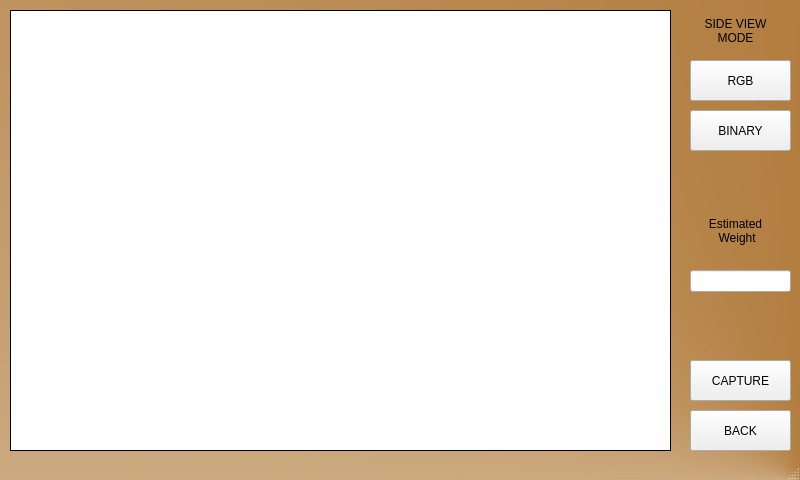
<?xml version="1.0" encoding="UTF-8"?>
<ui version="4.0">
 <class>MainWindow</class>
 <widget class="QMainWindow" name="MainWindow">
  <property name="geometry">
   <rect>
    <x>0</x>
    <y>0</y>
    <width>800</width>
    <height>480</height>
   </rect>
  </property>
  <property name="windowTitle">
   <string>MainWindow</string>
  </property>
  <property name="styleSheet">
   <string notr="true">#MainWindow
{
background-color: qconicalgradient(cx:1, cy:1, angle:0, stop:0 rgba(153, 83, 0, 255), stop:1 rgba(255, 255, 255, 255));
}</string>
  </property>
  <widget class="QWidget" name="centralwidget">
   <widget class="QLabel" name="imageLabel">
    <property name="geometry">
     <rect>
      <x>10</x>
      <y>10</y>
      <width>661</width>
      <height>441</height>
     </rect>
    </property>
    <property name="styleSheet">
     <string notr="true">background-color: rgb(255,255,255);</string>
    </property>
    <property name="frameShape">
     <enum>QFrame::Box</enum>
    </property>
    <property name="text">
     <string/>
    </property>
    <property name="alignment">
     <set>Qt::AlignCenter</set>
    </property>
   </widget>
   <widget class="QLabel" name="label">
    <property name="geometry">
     <rect>
      <x>680</x>
      <y>10</y>
      <width>111</width>
      <height>41</height>
     </rect>
    </property>
    <property name="text">
     <string>SIDE VIEW
MODE</string>
    </property>
    <property name="alignment">
     <set>Qt::AlignCenter</set>
    </property>
   </widget>
   <widget class="QPushButton" name="captureButton">
    <property name="geometry">
     <rect>
      <x>690</x>
      <y>360</y>
      <width>101</width>
      <height>41</height>
     </rect>
    </property>
    <property name="text">
     <string>CAPTURE</string>
    </property>
   </widget>
   <widget class="QPushButton" name="rgbButton">
    <property name="geometry">
     <rect>
      <x>690</x>
      <y>60</y>
      <width>101</width>
      <height>41</height>
     </rect>
    </property>
    <property name="text">
     <string>RGB</string>
    </property>
   </widget>
   <widget class="QPushButton" name="binButton">
    <property name="geometry">
     <rect>
      <x>690</x>
      <y>110</y>
      <width>101</width>
      <height>41</height>
     </rect>
    </property>
    <property name="text">
     <string>BINARY</string>
    </property>
   </widget>
   <widget class="QPushButton" name="backButton">
    <property name="geometry">
     <rect>
      <x>690</x>
      <y>410</y>
      <width>101</width>
      <height>41</height>
     </rect>
    </property>
    <property name="text">
     <string>BACK</string>
    </property>
   </widget>
   <widget class="QLabel" name="label_3">
    <property name="geometry">
     <rect>
      <x>680</x>
      <y>210</y>
      <width>111</width>
      <height>41</height>
     </rect>
    </property>
    <property name="text">
     <string>Estimated
 Weight</string>
    </property>
    <property name="alignment">
     <set>Qt::AlignCenter</set>
    </property>
   </widget>
   <widget class="QLineEdit" name="estimatedWeightTB">
    <property name="geometry">
     <rect>
      <x>690</x>
      <y>270</y>
      <width>101</width>
      <height>22</height>
     </rect>
    </property>
   </widget>
  </widget>
  <widget class="QMenuBar" name="menubar">
   <property name="geometry">
    <rect>
     <x>0</x>
     <y>0</y>
     <width>800</width>
     <height>26</height>
    </rect>
   </property>
  </widget>
  <widget class="QStatusBar" name="statusbar"/>
 </widget>
 <resources/>
 <connections/>
</ui>
